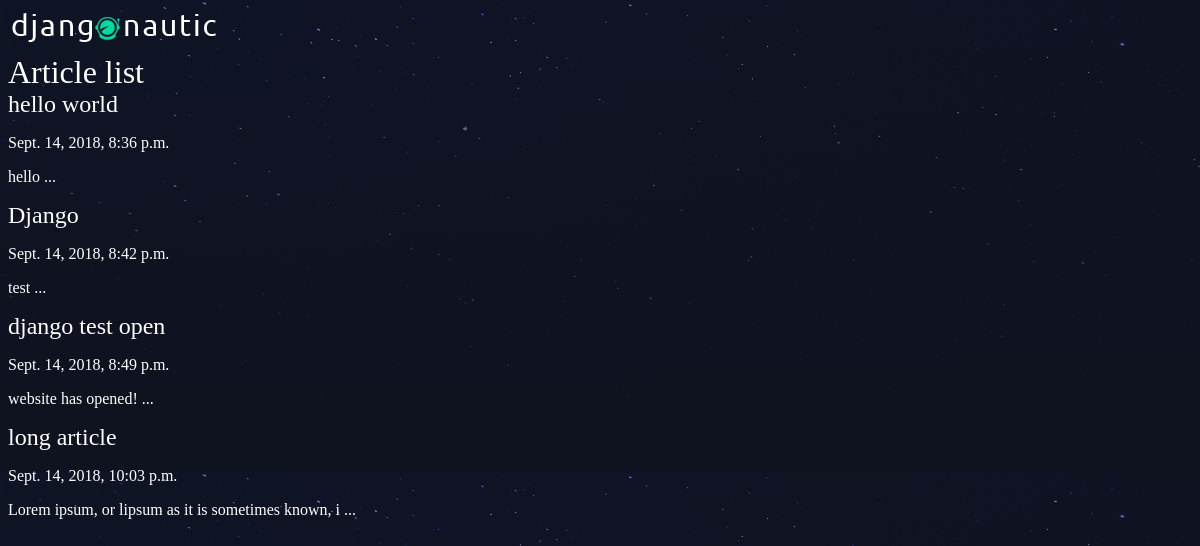
/articles/, run on an earlier commit of the app's database.
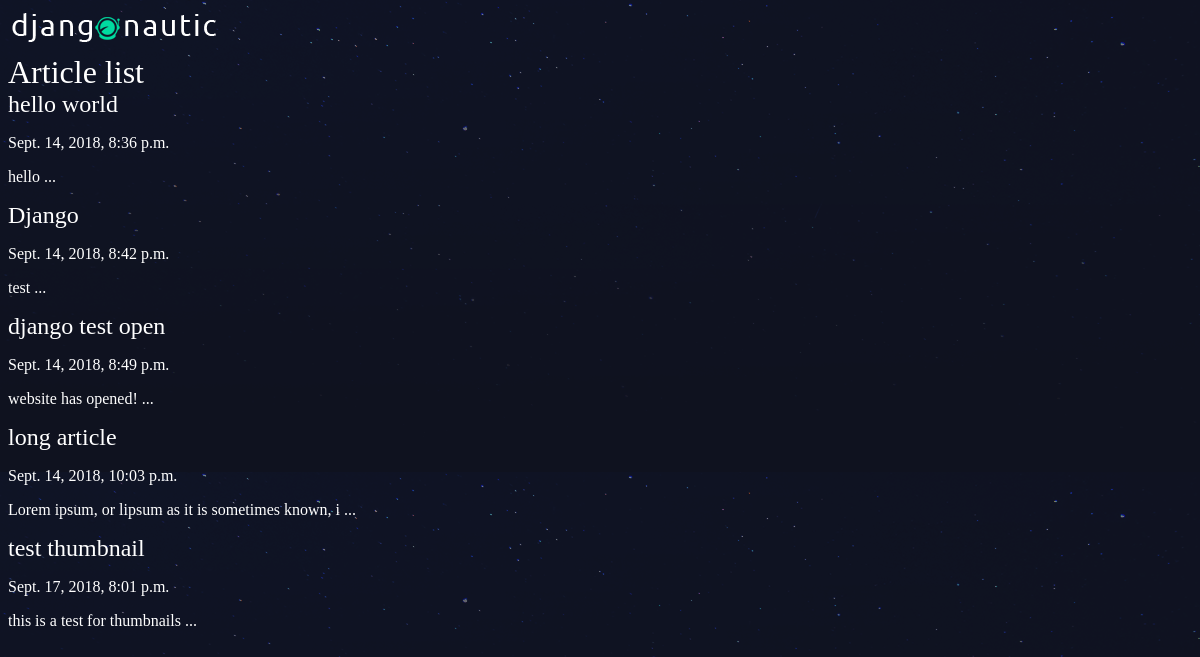
And on a later commit of the database.
### articles/models.py (models this page shows, shortened)
class Article(models.Model):
    title = models.CharField(max_length=100)
    slug = models.SlugField()
    body = models.TextField()
    date = models.DateTimeField(auto_now_add=True)
    thumb = models.ImageField(default="default.png", blank=True)
    def snippet(self):
        return self.body[:50] + ' ...'

### articles/views.py (the view)
# urls.py: path('', views.article_list, name="list"),
def article_list(request):
    articles = Article.objects.all().order_by('date')
    return render(request, 'articles/article_list.html', {'articles':articles})

### articles/templates/articles/article_list.html
{% extends 'base_layout.html' %}
{% block content %}
    <h1>Article list</h1>
    <div class="articles">
      {% for article in articles %}
      <div class="article">
        <h2><a href="{% url 'articles:detail' slug=article.slug %}">{{article.title}}</a></h2>
        <p>{{article.date}}</p>
        <p>{{article.snippet}}</p>
      </div>
      {% endfor %}
    </div>
{% endblock %}

### templates/base_layout.html (shortened to what this page needs)
{% load static from staticfiles %}
<!DOCTYPE html>
<html lang="en" dir="ltr">
  <head>
    <link rel="stylesheet" href="{% static 'styles.css' %}">
  </head>
  <body>
    <div class="wrapper">
      <h1><a href="{% url 'articles:list' %}"><img src="{% static 'logo.png' %}"/></a></h1>
      {% block content%}
      {% endblock %}
    </div>
  </body>
</html>

### assets/styles.css (style rules this page uses)
body { background-color: #0f121f; background-image: url(stars.png); background-repeat-y: no-repeat; color: #fff; }
body * { font-family: Ubuntu; }
h1, h2, h3, h4, h5 { font-weight: normal; margin: 0; }
a, a:hover, a:visited { color: #fff; text-decoration: none; }

What changed in the data, as far as the page shows it:
added Article: title "test thumbnail", date "Sept. 17, 2018, 8:01 p.m.", snippet "this is a test for thumbnails ..."
